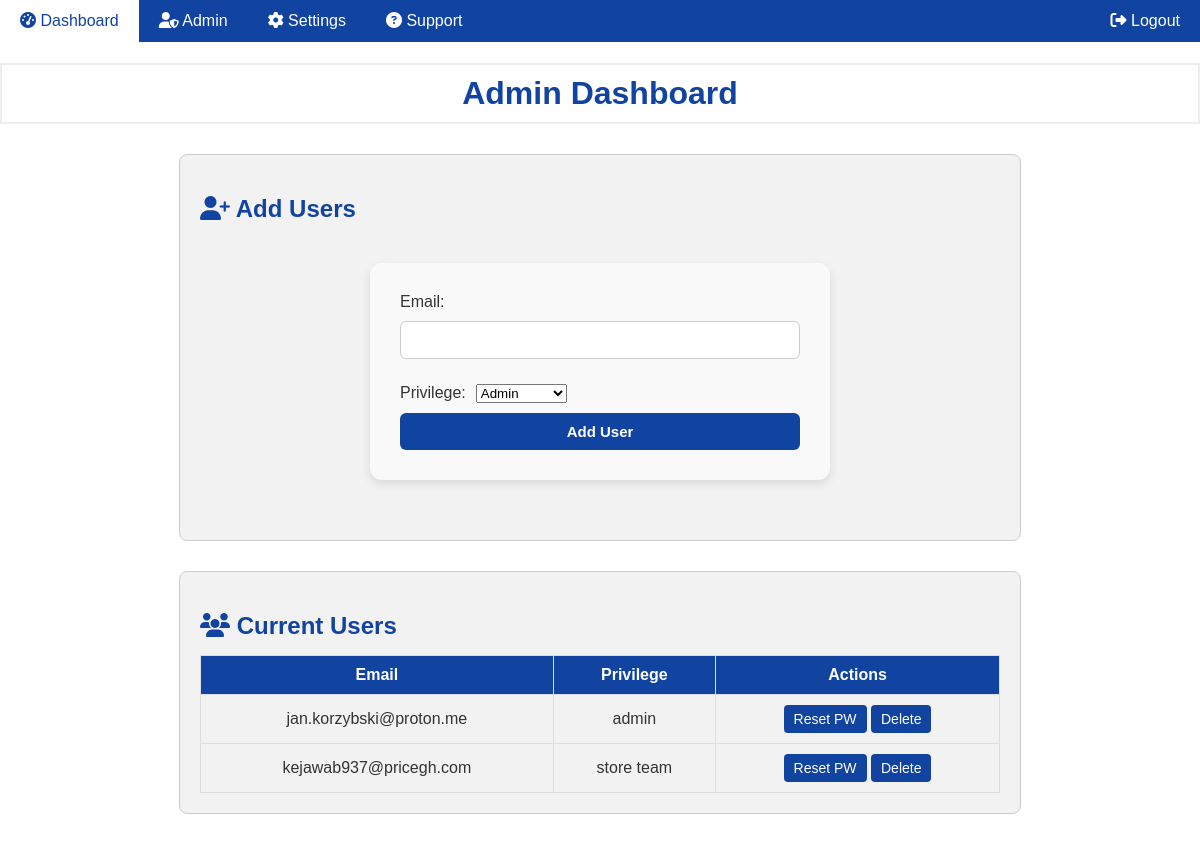
The page /admin (signed in) on the database its author committed.
### tables this page shows
CREATE TABLE users (
            id INTEGER PRIMARY KEY AUTOINCREMENT,
            username TEXT NOT NULL UNIQUE,
            password_hash TEXT,
            privilege TEXT NOT NULL CHECK(privilege IN ('admin', 'store team', 'view')),
            requires_password_change INTEGER DEFAULT 1
        , theme TEXT DEFAULT 'light');

### app/routes/admin.py (the view)
@admin_bp.route('/admin')
def admin():
    conn = get_db_connection()
    cursor = conn.cursor()
    cursor.execute('SELECT COUNT(*) FROM users')
    user_count = cursor.fetchone()[0]
    if user_count > 0:
        if 'user_id' not in session or session.get('privilege') != 'admin':
            conn.close()
            return redirect(url_for('auth.login'))
    cursor.execute('SELECT id, username, privilege FROM users')
    users = cursor.fetchall()
    conn.close()
    privilege_order = {'admin': 0, 'store team': 1, 'view': 2}
    sorted_users = sorted(users, key=lambda u: privilege_order.get(u['privilege'], 99))
    return render_template('admin.html', users=sorted_users)

### app/db.py (called while the page is built)
def get_db_connection():
    if 'db' not in g:
        g.db = sqlite3.connect(current_app.config['DATABASE_PATH'])
        g.db.row_factory = sqlite3.Row
    return g.db

### SSClient/templates/admin.html (shortened to what this page needs)
<!DOCTYPE html>
<html lang="en">
<head>
    <link rel="stylesheet" href="{{ url_for('static', filename='css/style.css') }}">
    <link rel="stylesheet" href="https://cdnjs.cloudflare.com/ajax/libs/font-awesome/6.5.0/css/all.min.css">
</head>
<body>
    <div class="navbar">
        <a href="/"><i class="fas fa-tachometer-alt"></i> Dashboard</a>
        {% if session.get('privilege') == 'admin' %}
            <a href="/admin"><i class="fas fa-user-shield"></i> Admin</a>
        {% endif %}
        <a href="/settings"><i class="fas fa-cog"></i> Settings</a>
        <a href="/support"><i class="fa-solid fa-circle-question"></i> Support</a>
        {% if 'user_id' in session %}
            <a id="logout" href="/logout"><i class="fas fa-sign-out-alt"></i> Logout</a>
        {% endif %}
    </div>
    <h1>Admin Dashboard</h1>
    <section>
        <h2><i class="fa-solid fa-user-plus"></i> Add Users</h2>
        <form action="/send_otp" method="POST" class="form-container add-user-form">
            <label for="email">Email:</label>
            <input type="email" id="email" name="email" required>
            <label for="privilege">Privilege:</label>
            <select id="privilege" name="privilege" required>
                <option value="admin">Admin</option>
            </select>
            <button class="btn" type="submit">Add User</button>
        </form>
    </section>
    <section>
        <h2><i class="fa-solid fa-users"></i> Current Users</h2>
        <table class="stock-table">
            <thead>
                <tr>
                    <th>Email</th>
                    <th>Privilege</th>
                    <th>Actions</th>
                </tr>
            </thead>
            <tbody>
                {% for user in users %}
                <tr data-user-id="{{ user.id }}">
                    <td>{{ user.username }}</td>
                    <td>{{ user.privilege }}</td>
                    <td>
                        <form method="POST" action="{{ url_for('admin.reset_password', user_id=user.id) }}" style="display:inline" onsubmit="return confirm('Are you sure you want to reset this password?')">
                            <button class="btn" type="submit">Reset PW</button>
                        </form>
                        <form method="POST" action="{{ url_for('admin.delete_user', user_id=user.id) }}" style="display:inline" onsubmit="return confirm('Are you sure you want to delete this user?');">
                            <button class="btn btn-danger" type="submit">Delete</button>
                        </form>
                    </td>
                </tr>
                {% endfor %}
            </tbody>
        </table>
    </section>
</body>
</html>

### SSClient/static/css/style.css (style rules this page uses)
body { margin: 0; font-family: Arial, sans-serif; background-color: white; color: #333; }
h1 { border: 2px solid #eee; color: #1143a1; text-align: center; padding: 10px; }
.navbar { background-color: #1143a1; overflow: hidden; display: flex; justify-content: left; height: 42px; align-items: center; }
.navbar a { color: white; padding: 14px 20px; text-decoration: none; display: block; }
#logout { margin-left:auto; }
section { margin: 30px auto; padding: 20px; max-width: 800px; border: 1px solid #ccc; border-radius: 8px; background-color: #f2f2f2; }
section h2 { color: #1143a1; margin-bottom: 15px; }
.stock-table { width: 100%; border-collapse: collapse; }
.stock-table th, .stock-table td { border: 1px solid #ddd; padding: 10px; text-align: center; vertical-align: middle; }
.stock-table th { background-color: #1143a1; color: white; }
form { display: flex; gap: 10px; flex-wrap: wrap; }
form input, form button { padding: 6px 10px; font-size: 14px; }
form button { background-color: #1143a1; color: white; border: none; cursor: pointer; border-radius: 4px; }
.form-container, .login-container { margin: 40px auto; padding: 30px; max-width: 400px; background: #f9f9f9; border-radius: 12px; box-shadow: 0 4px 10px rgba(0, 0, 0, 0.1); }
.form-container input[type="email"], .form-container input[type="text"], .form-container input[type="number"], .form-container input[type="password"], .login-container input[type="email"], .login-container input[type="password"] { width: 100%; padding: 10px; margin-bottom: 15px; border-radius: 6px; border: 1px solid #ccc; box-sizing: border-box; }
.form-container button, .login-container button { width: 100%; padding: 10px; background-color: #1143a1; border: none; border-radius: 6px; color: white; font-weight: bold; cursor: pointer; font-size: 15px; }

### rows shown on the page
users: username "jan.korzybski@proton.me", privilege "admin"
users: username "kejawab937@pricegh.com", privilege "store team"
